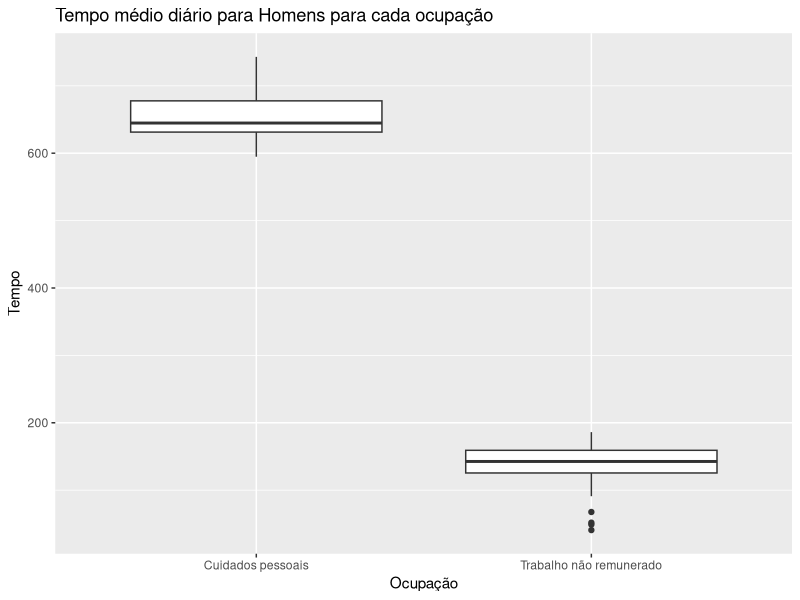

Reproduce this figure in R.
# Ler a data do ficheiro TIME_USE_24092022.csv e remover os registos referentes a Africa do Sul (dados incompletos)
data <- read.csv("TIME_USE_24092022.csv", sep = ",")
data <- subset(data, País != "África do Sul")

# Importar library
library(ggplot2)

# Filtrar a data por Homens e pelas ocupacoes Cuidados pessoais e Trabalho nao remunerado
data_men <- subset(data, Sexo == "Homens" & (Ocupação == "Cuidados pessoais" | Ocupação == "Trabalho não remunerado"))

# Criar dois boxplots que permitam comparar os tempos medios diarios registados para homens nas duas diferentes ocupacoes
p <- ggplot(data_men, aes(x = Ocupação, y = Tempo)) +
  geom_boxplot() +
  ggtitle("Tempo médio diário para Homens para cada ocupação")

# Display plot
print(p)
